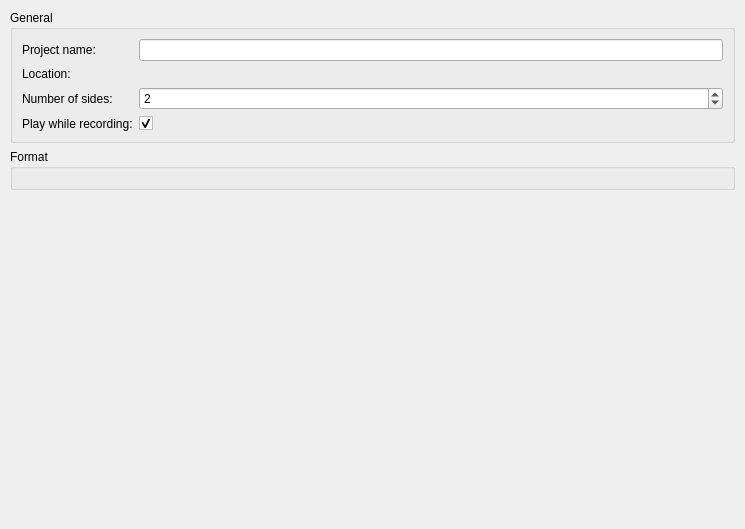
<?xml version="1.0" encoding="UTF-8"?>
<ui version="4.0">
 <class>ViProjectWidget</class>
 <widget class="QWidget" name="ViProjectWidget">
  <property name="geometry">
   <rect>
    <x>0</x>
    <y>0</y>
    <width>745</width>
    <height>529</height>
   </rect>
  </property>
  <property name="maximumSize">
   <size>
    <width>16777215</width>
    <height>16777215</height>
   </size>
  </property>
  <property name="windowTitle">
   <string>Form</string>
  </property>
  <property name="styleSheet">
   <string/>
  </property>
  <layout class="QGridLayout" name="gridLayout">
   <property name="margin">
    <number>10</number>
   </property>
   <item row="0" column="0">
    <widget class="QGroupBox" name="groupBox">
     <property name="title">
      <string>General</string>
     </property>
     <layout class="QGridLayout" name="gridLayout_2">
      <item row="0" column="0">
       <widget class="QLabel" name="label">
        <property name="text">
         <string>Project name:</string>
        </property>
       </widget>
      </item>
      <item row="1" column="0">
       <widget class="QLabel" name="label_2">
        <property name="text">
         <string>Location:</string>
        </property>
       </widget>
      </item>
      <item row="0" column="1">
       <widget class="QLineEdit" name="nameLineEdit"/>
      </item>
      <item row="1" column="1">
       <widget class="ViFileBrowser" name="fileBrowser" native="true"/>
      </item>
      <item row="2" column="1">
       <widget class="QSpinBox" name="sidesSpinBox">
        <property name="minimum">
         <number>1</number>
        </property>
        <property name="maximum">
         <number>100</number>
        </property>
        <property name="value">
         <number>2</number>
        </property>
       </widget>
      </item>
      <item row="2" column="0">
       <widget class="QLabel" name="label_3">
        <property name="text">
         <string>Number of sides:</string>
        </property>
       </widget>
      </item>
      <item row="3" column="0">
       <widget class="QLabel" name="label_4">
        <property name="text">
         <string>Play while recording:</string>
        </property>
       </widget>
      </item>
      <item row="3" column="1">
       <widget class="QCheckBox" name="playCheckBox">
        <property name="text">
         <string/>
        </property>
        <property name="checked">
         <bool>true</bool>
        </property>
       </widget>
      </item>
     </layout>
    </widget>
   </item>
   <item row="1" column="0">
    <widget class="QGroupBox" name="groupBox_2">
     <property name="title">
      <string>Format</string>
     </property>
     <layout class="QGridLayout" name="gridLayout_3">
      <item row="0" column="0">
       <widget class="ViFormatWidget" name="formatWidget" native="true"/>
      </item>
     </layout>
    </widget>
   </item>
   <item row="2" column="0">
    <widget class="QWidget" name="widget_3" native="true">
     <layout class="QGridLayout" name="gridLayout_4">
      <property name="margin">
       <number>0</number>
      </property>
      <item row="0" column="1">
       <widget class="ViPushButton" name="startButton" native="true"/>
      </item>
      <item row="0" column="0">
       <spacer name="horizontalSpacer">
        <property name="orientation">
         <enum>Qt::Horizontal</enum>
        </property>
        <property name="sizeHint" stdset="0">
         <size>
          <width>40</width>
          <height>20</height>
         </size>
        </property>
       </spacer>
      </item>
     </layout>
    </widget>
   </item>
   <item row="3" column="0">
    <spacer name="verticalSpacer">
     <property name="orientation">
      <enum>Qt::Vertical</enum>
     </property>
     <property name="sizeHint" stdset="0">
      <size>
       <width>20</width>
       <height>40</height>
      </size>
     </property>
    </spacer>
   </item>
  </layout>
 </widget>
 <customwidgets>
  <customwidget>
   <class>ViFileBrowser</class>
   <extends>QWidget</extends>
   <header>vifilebrowser.h</header>
   <container>1</container>
  </customwidget>
  <customwidget>
   <class>ViFormatWidget</class>
   <extends>QWidget</extends>
   <header>viformatwidget.h</header>
   <container>1</container>
  </customwidget>
  <customwidget>
   <class>ViPushButton</class>
   <extends>QWidget</extends>
   <header>vipushbutton.h</header>
   <container>1</container>
  </customwidget>
 </customwidgets>
 <resources/>
 <connections/>
</ui>
